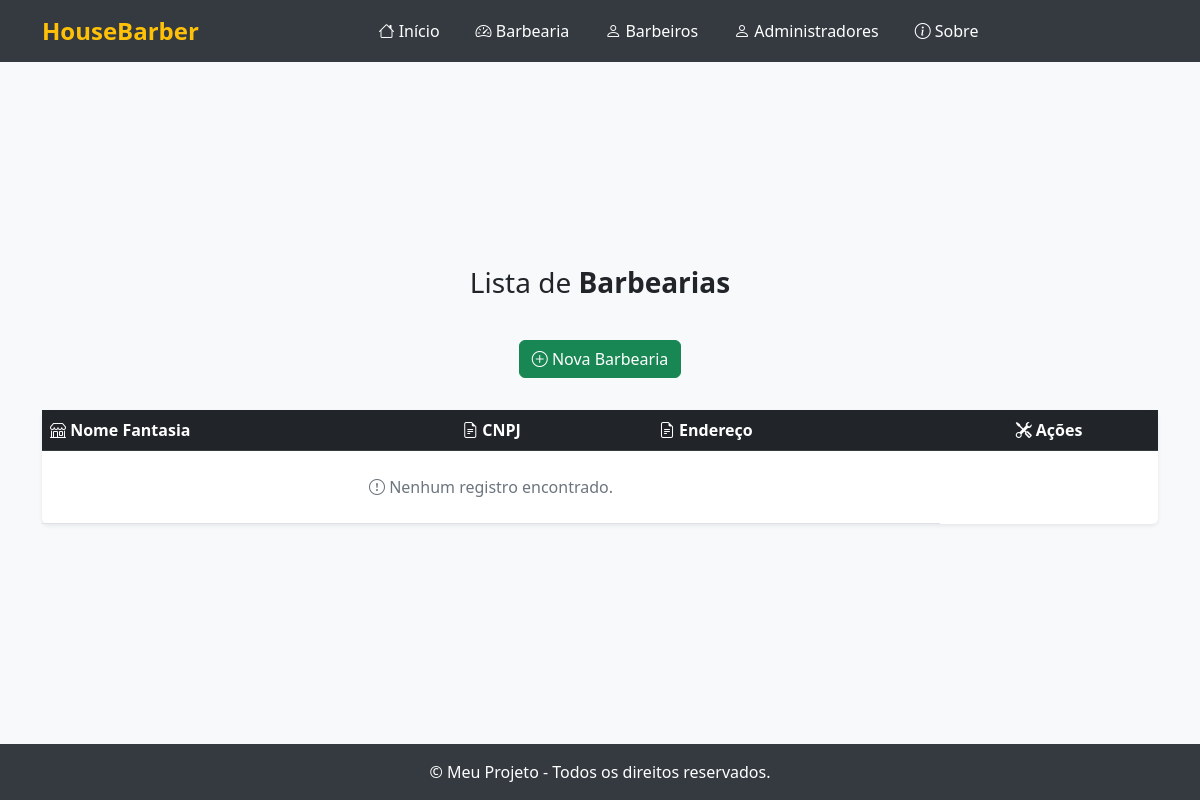
The app's page /listar/barbearias/, older data.
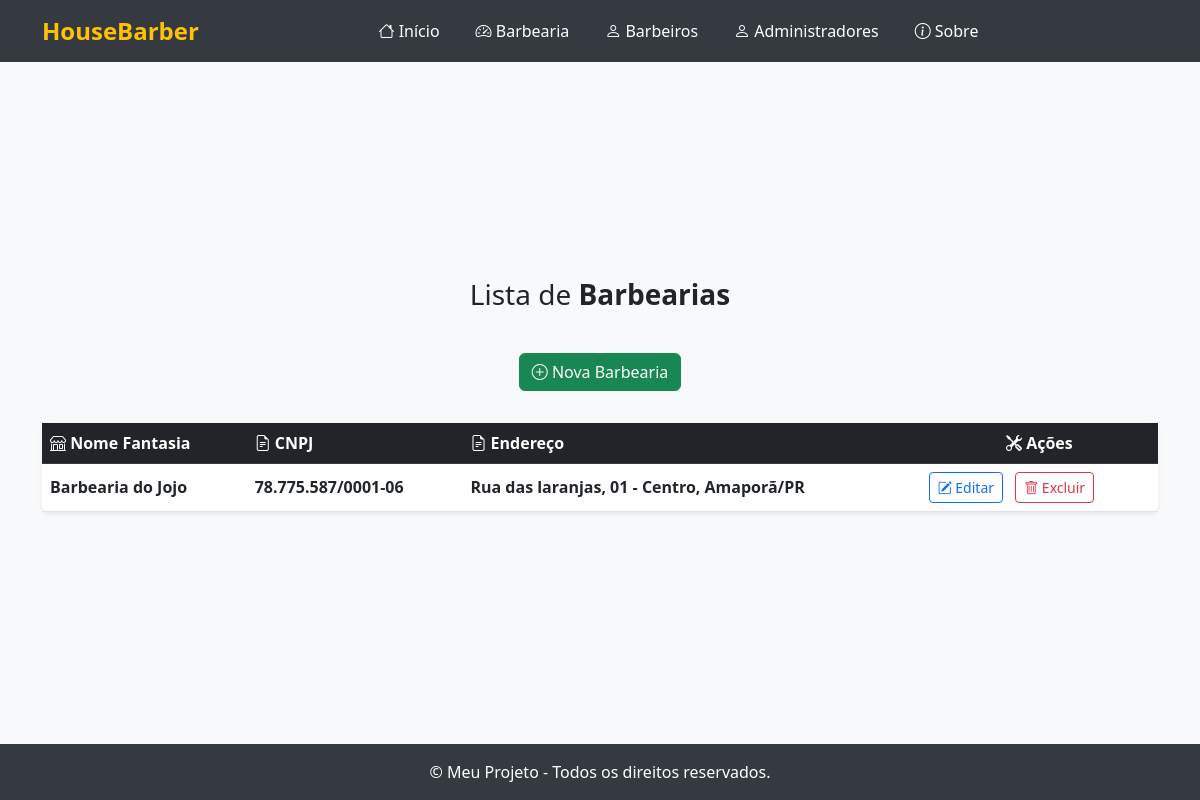
The same page, newer data.
### cadastros/models.py (models this page shows, shortened)
class Barbearia(models.Model):
    nome_fantasia = models.CharField(max_length=255, help_text="Nome fantasia da barbearia")
    razao_social = models.CharField(max_length=255, help_text="Razão social da barbearia")
    cnpj = models.CharField(max_length=18, help_text="CNPJ da barbearia")
    telefone = models.CharField(max_length=20, help_text="Telefone de contato da barbearia")
    email = models.EmailField(help_text="E-mail da barbearia")
    endereco = models.OneToOneField(Endereco, on_delete=models.CASCADE, related_name='barbearia', help_text="Endereço da barbearia")

class Endereco(models.Model):
    rua = models.CharField(max_length=255, help_text="Nome da rua do endereço")
    numero = models.CharField(max_length=20, help_text="Número do endereço")
    complemento = models.CharField(max_length=255, blank=True, null=True, help_text="Complemento do endereço (opcional)")
    bairro = models.CharField(max_length=100, help_text="Bairro do endereço")
    cidade = models.CharField(max_length=100, help_text="Cidade do endereço")
    estado = models.CharField(max_length=2, help_text="UF do estado (ex: SP, RJ)")
    cep = models.CharField(max_length=10, help_text="CEP do endereço")
    def __str__(self):
        return f"{self.rua}, {self.numero} - {self.bairro}, {self.cidade}/{self.estado}"

### cadastros/views.py (the view)
# urls.py: path('listar/barbearias/', BarbeariaListView.as_view(), name='barbearia-lista' ),
class BarbeariaListView(ListView):
    model = Barbearia
    template_name = 'listas/barbearia.html'
    context_object_name = 'barbearias'

### cadastros/templates/listas/barbearia.html (shortened to what this page needs)
{% extends "paginas/modelo.html" %}
{% block conteudo %}
<h3>
    Lista de <b>Barbearias</b>
</h3>
<div class="d-flex justify-content-center mb-3">
    <a class="btn btn-success mb-3" href="{% url 'cadastrar-barbearia' %}">
        <i class="bi bi-plus-circle"></i> Nova Barbearia
    </a>
</div>
<table class="table table-hover align-middle shadow-sm rounded bg-white">
    <thead class="table-dark">
        <tr>
            <th scope="col"><i class="bi bi-shop"></i> Nome Fantasia</th>
            <th scope="col"><i class="bi bi-file-earmark-text"></i> CNPJ</th>
            <th scope="col"><i class="bi bi-file-earmark-text"></i> Endereço</th>
            <th scope="col" class="text-center"><i class="bi bi-tools"></i> Ações</th>
        </tr>
    </thead>
    <tbody>
        {% for object in object_list %}
            <tr>
                <td class="fw-semibold">{{ object.nome_fantasia }}</td>
                <td class="fw-semibold">{{ object.cnpj }}</td>
                <td class="fw-semibold">{{ object.endereco }}</td>
                <td>
                    <a class="btn btn-outline-primary btn-sm me-2" href="{% url 'editar-barbearia' object.pk  %}">
                        <i class="bi bi-pencil-square"></i> Editar
                    </a>
                    <a class="btn btn-outline-danger btn-sm" href="{% url 'excluir-barbearia' object.pk  %}">
                        <i class="bi bi-trash"></i> Excluir
                    </a>
                </td>
            </tr>
        {% empty %}
            <tr>
                <td colspan="3" class="text-center text-muted py-4">
                    <i class="bi bi-exclamation-circle"></i> Nenhum registro encontrado.
                </td>
            </tr>
        {% endfor %}
    </tbody>
</table>
{% endblock %}

Row changes from the older to the newer data that the page shows:
added Barbearia: nome_fantasia "Barbearia do Jojo", cnpj "78.775.587/0001-06", endereco "Rua das laranjas, 01 - Centro, Amaporã/PR"
Text that changed along with them:
text no longer shown: "Nenhum registro encontrado."
